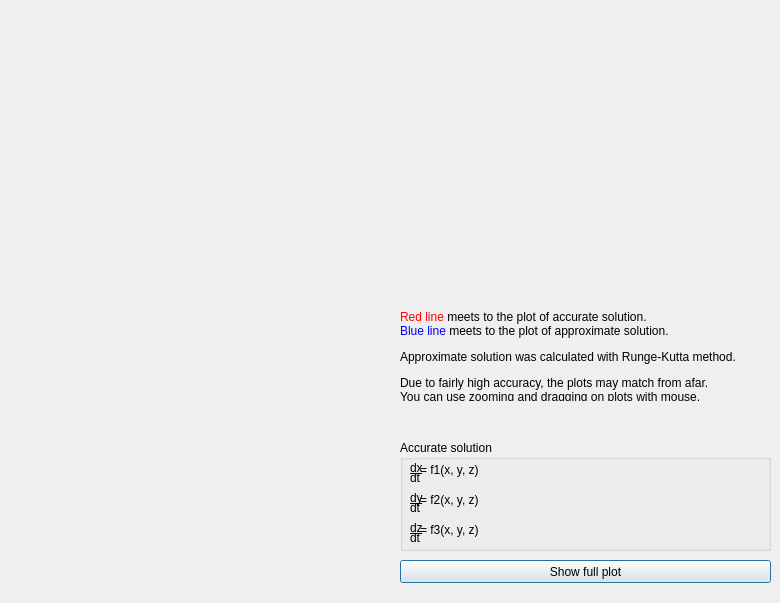
<?xml version="1.0" encoding="UTF-8"?>
<ui version="4.0">
 <class>PlotsDialog</class>
 <widget class="QDialog" name="PlotsDialog">
  <property name="geometry">
   <rect>
    <x>0</x>
    <y>0</y>
    <width>780</width>
    <height>603</height>
   </rect>
  </property>
  <property name="windowTitle">
   <string>Plots</string>
  </property>
  <widget class="QCustomPlot" name="plot_x" native="true">
   <property name="geometry">
    <rect>
     <x>10</x>
     <y>20</y>
     <width>371</width>
     <height>271</height>
    </rect>
   </property>
  </widget>
  <widget class="QCustomPlot" name="plot_y" native="true">
   <property name="geometry">
    <rect>
     <x>400</x>
     <y>20</y>
     <width>371</width>
     <height>271</height>
    </rect>
   </property>
  </widget>
  <widget class="QCustomPlot" name="plot_z" native="true">
   <property name="geometry">
    <rect>
     <x>10</x>
     <y>310</y>
     <width>371</width>
     <height>271</height>
    </rect>
   </property>
  </widget>
  <widget class="QPushButton" name="reset">
   <property name="geometry">
    <rect>
     <x>400</x>
     <y>560</y>
     <width>371</width>
     <height>23</height>
    </rect>
   </property>
   <property name="text">
    <string>Show full plot</string>
   </property>
  </widget>
  <widget class="QLabel" name="label">
   <property name="geometry">
    <rect>
     <x>400</x>
     <y>310</y>
     <width>371</width>
     <height>91</height>
    </rect>
   </property>
   <property name="text">
    <string>&lt;html&gt;&lt;head/&gt;&lt;body&gt;&lt;p&gt;&lt;span style=&quot; color:#ff0000;&quot;&gt;Red line&lt;/span&gt; meets to the plot of accurate solution.&lt;br/&gt;&lt;span style=&quot; color:#0000ff;&quot;&gt;Blue line&lt;/span&gt; meets to the plot of approximate solution.&lt;/p&gt;&lt;p&gt;Approximate solution was calculated with Runge-Kutta method.&lt;/p&gt;&lt;p&gt;Due to fairly high accuracy, the plots may match from afar.&lt;br/&gt;You can use zooming and dragging on plots with mouse.&lt;/p&gt;&lt;/body&gt;&lt;/html&gt;</string>
   </property>
   <property name="textFormat">
    <enum>Qt::RichText</enum>
   </property>
  </widget>
  <widget class="QGroupBox" name="groupBox_3">
   <property name="geometry">
    <rect>
     <x>400</x>
     <y>440</y>
     <width>371</width>
     <height>111</height>
    </rect>
   </property>
   <property name="title">
    <string>Accurate solution</string>
   </property>
   <widget class="QLabel" name="eq_1">
    <property name="geometry">
     <rect>
      <x>20</x>
      <y>20</y>
      <width>151</width>
      <height>20</height>
     </rect>
    </property>
    <property name="text">
     <string> = f1(x, y, z)</string>
    </property>
    <property name="textFormat">
     <enum>Qt::RichText</enum>
    </property>
   </widget>
   <widget class="QLabel" name="eq_2">
    <property name="geometry">
     <rect>
      <x>20</x>
      <y>50</y>
      <width>151</width>
      <height>20</height>
     </rect>
    </property>
    <property name="text">
     <string>  = f2(x, y, z)</string>
    </property>
    <property name="textFormat">
     <enum>Qt::RichText</enum>
    </property>
   </widget>
   <widget class="QLabel" name="eq_3">
    <property name="geometry">
     <rect>
      <x>20</x>
      <y>80</y>
      <width>151</width>
      <height>20</height>
     </rect>
    </property>
    <property name="text">
     <string>  = f3(x, y, z)</string>
    </property>
    <property name="textFormat">
     <enum>Qt::RichText</enum>
    </property>
   </widget>
   <widget class="QLabel" name="label_7">
    <property name="geometry">
     <rect>
      <x>10</x>
      <y>20</y>
      <width>16</width>
      <height>16</height>
     </rect>
    </property>
    <property name="text">
     <string>&lt;u&gt;dx&lt;/u&gt;</string>
    </property>
    <property name="textFormat">
     <enum>Qt::RichText</enum>
    </property>
   </widget>
   <widget class="QLabel" name="label_8">
    <property name="geometry">
     <rect>
      <x>10</x>
      <y>30</y>
      <width>16</width>
      <height>16</height>
     </rect>
    </property>
    <property name="text">
     <string>dt</string>
    </property>
   </widget>
   <widget class="QLabel" name="label_9">
    <property name="geometry">
     <rect>
      <x>10</x>
      <y>50</y>
      <width>16</width>
      <height>16</height>
     </rect>
    </property>
    <property name="text">
     <string>&lt;u&gt;dy&lt;/u&gt;</string>
    </property>
    <property name="textFormat">
     <enum>Qt::RichText</enum>
    </property>
   </widget>
   <widget class="QLabel" name="label_10">
    <property name="geometry">
     <rect>
      <x>10</x>
      <y>60</y>
      <width>16</width>
      <height>16</height>
     </rect>
    </property>
    <property name="text">
     <string>dt</string>
    </property>
   </widget>
   <widget class="QLabel" name="label_11">
    <property name="geometry">
     <rect>
      <x>10</x>
      <y>80</y>
      <width>16</width>
      <height>16</height>
     </rect>
    </property>
    <property name="text">
     <string>&lt;u&gt;dz&lt;/u&gt;</string>
    </property>
    <property name="textFormat">
     <enum>Qt::RichText</enum>
    </property>
   </widget>
   <widget class="QLabel" name="label_12">
    <property name="geometry">
     <rect>
      <x>10</x>
      <y>90</y>
      <width>16</width>
      <height>16</height>
     </rect>
    </property>
    <property name="text">
     <string>dt</string>
    </property>
   </widget>
  </widget>
 </widget>
 <customwidgets>
  <customwidget>
   <class>QCustomPlot</class>
   <extends>QWidget</extends>
   <header>qcustomplot.h</header>
   <container>1</container>
  </customwidget>
 </customwidgets>
 <resources/>
 <connections/>
</ui>
